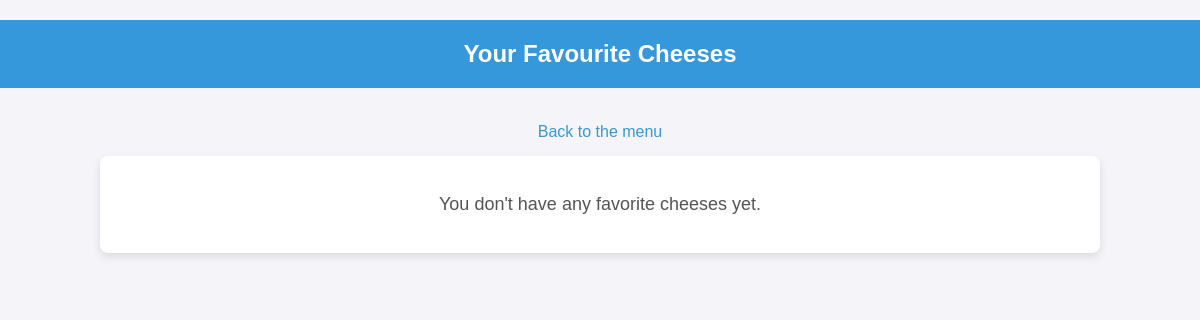
Before: /favourites (signed in) with the older database file.
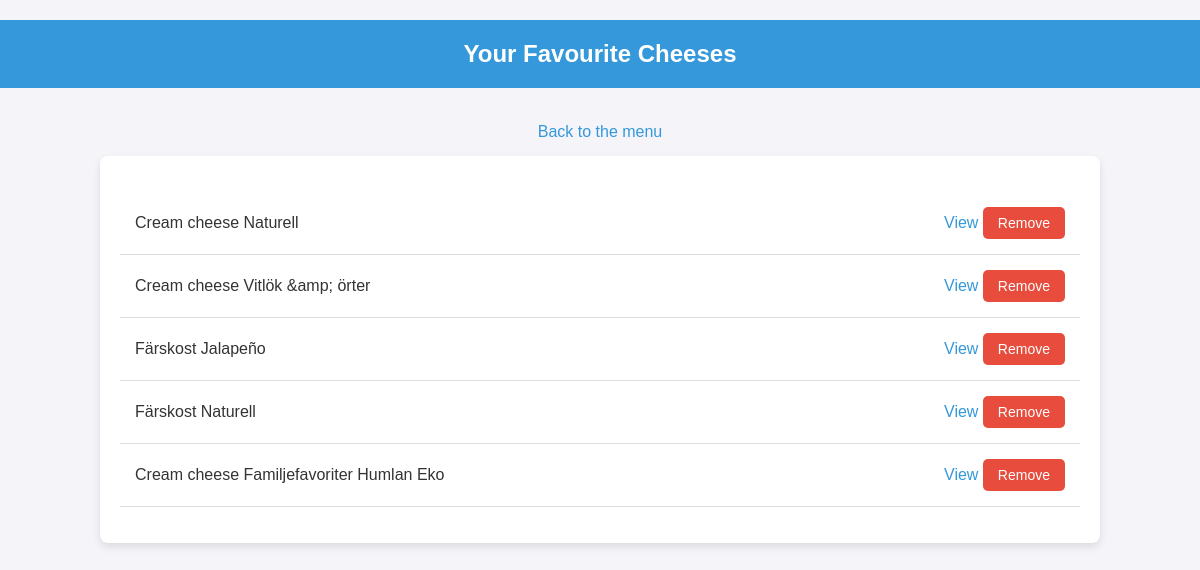
After: the same page with the newer database file.
### database/models.py (models this page shows, shortened)
class FavouriteProduct(Base):
    __tablename__ = 'favourite_product'
    id = Column(Integer, primary_key=True, autoincrement=True)
    user_id = Column(Integer, ForeignKey('user.id'), nullable=False)
    cheese_id = Column(Integer, ForeignKey('cheeseprices.id'), nullable=False)
    cheese = relationship('CheeseData', backref='favourites')

class CheeseData(Base):
    __tablename__ = 'cheeseprices'
    id = Column(Integer, primary_key=True, autoincrement=True)
    name = Column(String(150), nullable=False, index=True)
    price = Column(String(150), nullable=False)
    fetched_date = Column(DateTime, nullable=False)

### app/routes.py (the view)
@bp.route("/favourites")
@login_required
def favourites():
    session = SessionLocal()
    favourite_cheeses = session.query(FavouriteProduct).filter_by(user_id=current_user.id).all()
    return render_template('favourites.html', cheeses=favourite_cheeses)

### app/__init__.py (called while the page is built)
@login_manager.user_loader
def load_user(user_id):
    session = SessionLocal()
    user = session.get(User, int(user_id))
    session.close()
    return user

### app/templates/favourites.html (shortened to what this page needs)
<!DOCTYPE html>
<html lang="en">
<head>
</head>
<body>
    <h2>Your Favourite Cheeses</h2>
    <a href="/loginview" class="back-link">Back to the menu</a>
    <div class="container">
        {% if cheeses %}
            <ul>
                {% for cheese in cheeses %}
                    <li>
                        <span>{{ cheese.cheese.name }}</span>
                        <div>
                            <a href="{{ url_for('main.cheese_statistics_favourites', cheese_name=cheese.cheese.name) }}">View</a>
                            <form action="{{ url_for('main.remove_favourite', favourite_id=cheese.id) }}" method="POST" style="display:inline;">
                                <button type="submit">Remove</button>
                            </form>
                        </div>
                    </li>
                {% endfor %}
            </ul>
        {% else %}
            <p>You don't have any favorite cheeses yet.</p>
        {% endif %}
    </div>
</body>
</html>

### app/templates/favourites.html (style rules this page uses)
body { font-family: Arial, sans-serif; background-color: #f4f4f9; margin: 0; padding: 0; color: #333; }
h2 { text-align: center; color: #333; padding: 20px; background-color: #3498db; color: white; margin-bottom: 20px; }
.container { width: 80%; max-width: 1000px; margin: 0 auto; padding: 20px; background-color: white; border-radius: 8px; box-shadow: 0 4px 8px rgba(0, 0, 0, 0.1); }
a { text-decoration: none; color: #3498db; }
ul { padding: 0; list-style-type: none; }
li { padding: 15px; border-bottom: 1px solid #ddd; display: flex; justify-content: space-between; align-items: center; }
button { background-color: #e74c3c; color: white; border: none; padding: 8px 15px; font-size: 14px; cursor: pointer; border-radius: 5px; transition: background-color 0.3s ease; }
.back-link { display: block; text-align: center; padding: 15px; font-size: 16px; color: #3498db; }

Changed rows visible on the page:
added FavouriteProduct: cheese.name "Cream cheese Naturell"
added FavouriteProduct: cheese.name "Cream cheese Vitlök &amp; örter"
added FavouriteProduct: cheese.name "Färskost Jalapeño"
added FavouriteProduct: cheese.name "Färskost Naturell"
added FavouriteProduct: cheese.name "Cream cheese Familjefavoriter Humlan Eko"
Other visible differences:
text no longer shown: "You don't have any favorite cheeses yet."
